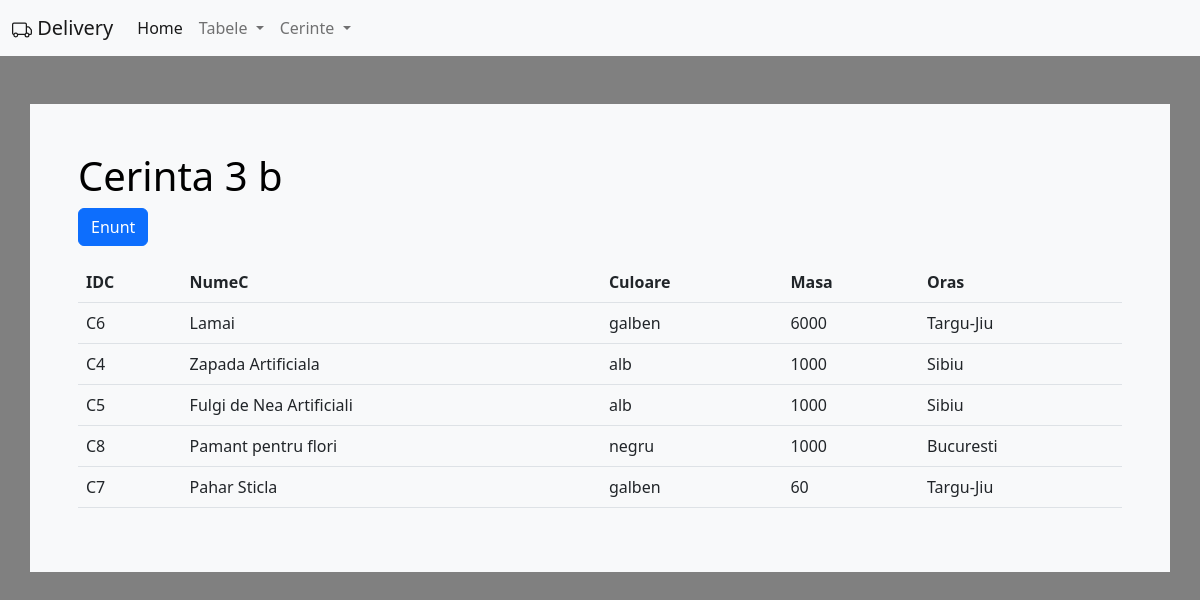
The page /cerinte/c3b.php on the database its author committed.
### tables this page shows
CREATE TABLE `componente` (
  `IDC` varchar(20) NOT NULL CHECK (substr(`IDC`,1,1) = 'C'),
  `NUMEC` varchar(100) DEFAULT NULL,
  `CULOARE` varchar(20) DEFAULT NULL CHECK (`CULOARE` in ('alb','rosu','galben','verde','albastru','negru') and (`CULOARE` <> 'albastru' or substr(`ORAS`,1,1) = 'C')),
  `MASA` int(10) DEFAULT NULL,
  `ORAS` varchar(20) DEFAULT NULL
);

### htdocs/cerinte/c3b.php (the view, shortened to what this page needs)
<!DOCTYPE html>
<html lang="en">
<head>
    <link rel= "stylesheet" href="https://cdn.jsdelivr.net/npm/bootstrap@5.2.3/dist/css/bootstrap.min.css">
</head>
<body style="background-color: gray;">
<nav class="navbar navbar-expand-lg bg-light">
                        <div class="container-fluid">
                            <a class="navbar-brand" href="#" >
                                        Delivery
                            </a>
                <div class="collapse navbar-collapse" id="navbarSupportedContent">
                <ul class="navbar-nav me-auto mb-2 mb-lg-0">
                    <li class="nav-item">
                    <a class="nav-link active" aria-current="page" href="/firstPage/index.php">Home</a>
                    </li>
                    <li class="nav-item dropdown">
                    <a class="nav-link dropdown-toggle" href="#" role="button" data-bs-toggle="dropdown" aria-expanded="false">
                        Tabele
                    </a>
                    </li>
                    <li class="nav-item dropdown">
                    <a class="nav-link dropdown-toggle" href="#" role="button" data-bs-toggle="dropdown" aria-expanded="false">
                        Cerinte
                    </a>
                    </li>
                </ul>
                </div>
            </div>
        </nav>
        <div class="container p-5 my-5 bg-light text-white">
        <h1 style = "color: black">Cerinta 3 b</h1>
        <p>
        <button class="btn btn-primary" type="button" data-bs-toggle="collapse" data-bs-target="#collapseWidthExample" aria-expanded="false" aria-controls="collapseWidthExample">
            Enunt
        </button>
        </p>
        <table class="table">
            <thread>
                <tr>
                    <th>IDC</th>
                    <th>NumeC</th>
                    <th>Culoare</th>
                    <th>Masa</th>
                    <th>Oras</th>
                </tr>
                <tbody>
                    <?php
                    $servername = "localhost";
                    $username = "root";
                    $password = "";
                    $database = "bd";
                    $connection = new mysqli($servername, $username, $password, $database);
                    $sql = "CALL Cerinta3b ";
                    $result = $connection->query($sql);
                    while($row = $result->fetch_assoc())
                    {
                        echo "
                        <tr>
                        <td>$row[IDC]</td>
                        <td>$row[NUMEC]</td>
                        <td>$row[CULOARE]</td>
                        <td>$row[MASA]</td>
                        <td>$row[ORAS]</td>
                        </tr>
                        ";
                    }
                    ?>
                </tbody>
        </table>
    </div>
</body>
</html>

### rows shown on the page
componente: IDC "C6", NUMEC "Lamai", CULOARE "galben", MASA "6000", ORAS "Targu-Jiu"
componente: IDC "C4", NUMEC "Zapada Artificiala", CULOARE "alb", MASA "1000", ORAS "Sibiu"
componente: IDC "C5", NUMEC "Fulgi de Nea Artificiali", CULOARE "alb", MASA "1000", ORAS "Sibiu"
componente: IDC "C8", NUMEC "Pamant pentru flori", CULOARE "negru", MASA "1000", ORAS "Bucuresti"
componente: IDC "C7", NUMEC "Pahar Sticla", CULOARE "galben", MASA "60", ORAS "Targu-Jiu"
